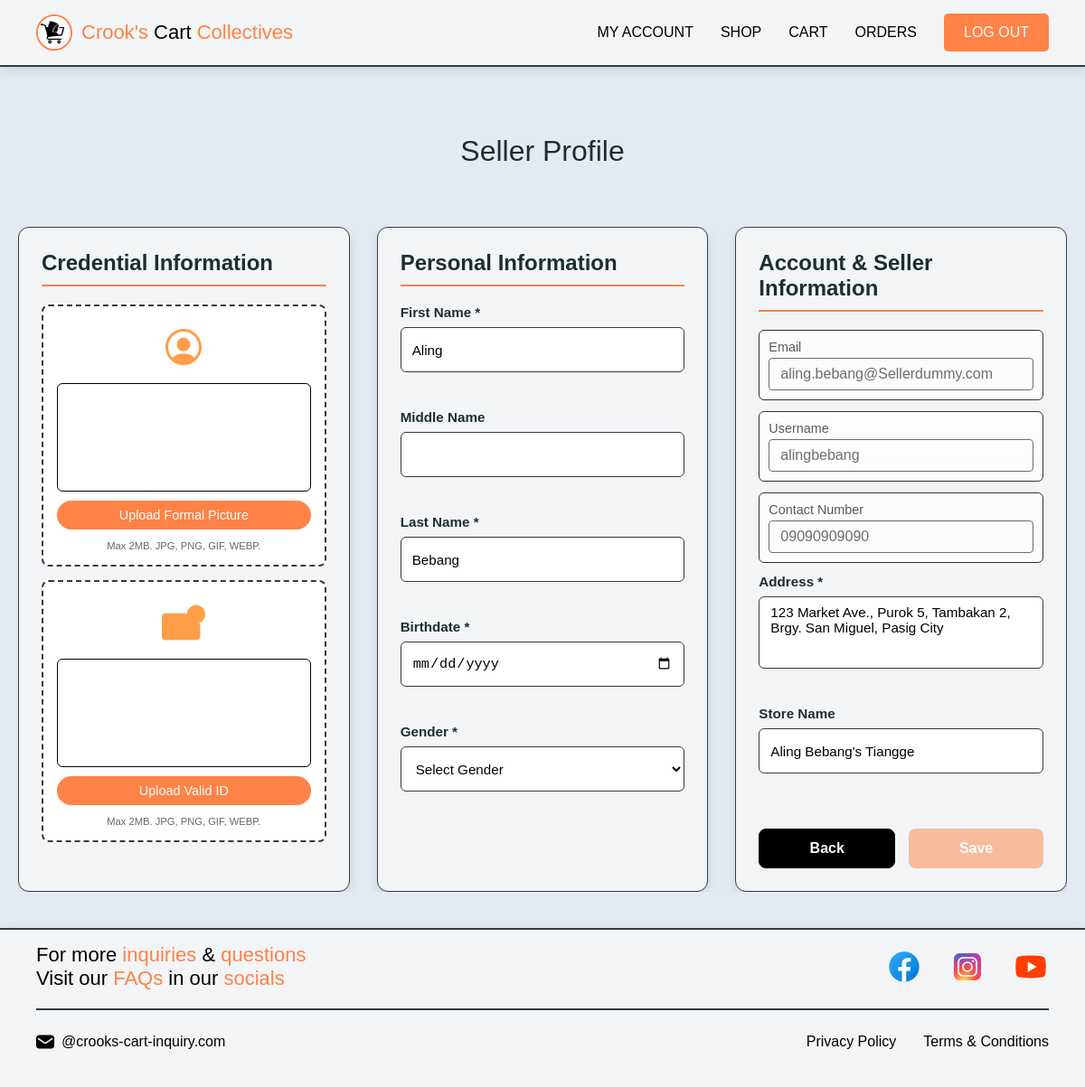
The page /pages/seller-fill-form.php (signed in) on the database its author committed.
### tables this page shows
CREATE TABLE sellers (
    seller_id INT AUTO_INCREMENT PRIMARY KEY,
    user_id INT NOT NULL UNIQUE,
    business_name VARCHAR(50),
    identity_path VARCHAR(120),
    id_document_path VARCHAR(120),
    is_verified ENUM('pending', 'verified', 'rejected') DEFAULT 'pending',
    date_applied TIMESTAMP DEFAULT CURRENT_TIMESTAMP,
    verification_date TIMESTAMP NULL DEFAULT NULL,
    FOREIGN KEY (user_id)
        REFERENCES users(user_id)
        ON DELETE CASCADE,
    INDEX idx_seller_user (user_id),
    INDEX idx_verification_status (is_verified)
) COMMENT='Seller accounts with verification status';

CREATE TABLE users (
    user_id INT AUTO_INCREMENT PRIMARY KEY,
    first_name VARCHAR(30) NOT NULL,
    middle_name VARCHAR(30),
    last_name VARCHAR(30) NOT NULL,
    email VARCHAR(100) UNIQUE NOT NULL,
    username VARCHAR(30) UNIQUE NOT NULL,
    password VARCHAR(60) NOT NULL,
    birthdate DATE,
    gender ENUM('Male', 'Female', 'Other'),
    contact_number VARCHAR(13),
    address VARCHAR(150),
    profile_picture VARCHAR(120),
    date_created TIMESTAMP DEFAULT CURRENT_TIMESTAMP,
    INDEX idx_email (email),
    INDEX idx_username (username),
    INDEX idx_contact (contact_number)
) COMMENT='Stores all user account information';

### database/data-storage-handler.php (called while the page is built, shortened)
<?php
function getFileUrl($path, $filename = null) {
    if ($filename !== null) {
        $fullPath = rtrim($path, '/') . '/' . $filename;
    } else {
        $fullPath = $path;
    }
    if (strpos($fullPath, 'Crooks-Data-Storage/') === 0) {
        return '../database/data-storage-handler.php?action=serve&path=' . urlencode($fullPath);
    }
    return '../' . $fullPath;
}
?>

### pages/seller-fill-form.php (the view, shortened to what this page needs)
<?php
require_once('../database/database-connect.php');
require_once('../database/data-storage-handler.php');
$userId = $_SESSION['user_id'];
$stmt = $connection->prepare("SELECT * FROM users WHERE user_id = ?");
$stmt->execute([$userId]);
$user = $stmt->fetch(PDO::FETCH_ASSOC);
$stmt = $connection->prepare("SELECT * FROM sellers WHERE user_id = ?");
$stmt->execute([$userId]);
$seller = $stmt->fetch(PDO::FETCH_ASSOC);
$isSeller = !empty($seller);
function getVerificationFileUrl($path) {
    return getFileUrl($path);
}
$identityUrl = '';
$idDocumentUrl = '';
if ($isSeller) {
    if (!empty($seller['identity_path'])) {
        $identityUrl = getVerificationFileUrl($seller['identity_path']);
    }
    if (!empty($seller['id_document_path'])) {
        $idDocumentUrl = getVerificationFileUrl($seller['id_document_path']);
    }
}
?>
<!DOCTYPE html>
<html lang="en">
<head>
    <link rel="stylesheet" href="../styles/header.css">
    <link rel="stylesheet" href="../styles/seller-registration.css">
    <link rel="stylesheet" href="../styles/footer.css">
</head>
<body>
    <?php include_once('header.php'); ?>
    <div class="content">
        <div class="pageTitleHeader"><?= $isSeller ? 'Seller Profile' : 'Seller Registration' ?></div>
        <form id="sellerFillForm" class="seller-fill-container" method="POST" enctype="multipart/form-data">
            <div class="form-section credential-section">
                <h3>Credential Information</h3>
                <div class="upload-row">
                    <div class="upload-box" id="identityUploadBox">
                        <div class="upload-icon">
                            <img src="../assets/image/icons/user-profile-circle.svg" alt="Formal picture">
                        </div>
                        <div class="upload-preview" id="identityPreview" style="<?= $identityUrl ? 'background-image: url(' . htmlspecialchars($identityUrl) . ');' : '' ?>"></div>
                        <label for="identity_photo" class="upload-label">
                            <span class="upload-text">Upload Formal Picture</span>
                        </label>
                        <div class="help-text">Max 2MB. JPG, PNG, GIF, WEBP.</div>
                    </div>
                    <div class="upload-box" id="idDocumentUploadBox">
                        <div class="upload-icon">
                            <img src="../assets/image/icons/submit-valid-id-icon.png" alt="Valid ID">
                        </div>
                        <div class="upload-preview" id="idDocumentPreview" style="<?= $idDocumentUrl ? 'background-image: url(' . htmlspecialchars($idDocumentUrl) . ');' : '' ?>"></div>
                        <label for="id_document" class="upload-label">
                            <span class="upload-text">Upload Valid ID</span>
                        </label>
                        <div class="help-text">Max 2MB. JPG, PNG, GIF, WEBP.</div>
                    </div>
                </div>
            </div>
            <div class="form-section personal-section">
                <h3>Personal Information</h3>
                <div class="form-group">
                    <label for="first_name">First Name *</label>
                    <input type="text" id="first_name" name="first_name" required
                           value="<?= htmlspecialchars($user['first_name'] ?? '', ENT_QUOTES, 'UTF-8') ?>">
                    <div class="error-message" id="firstNameError"></div>
                </div>
                <div class="form-group">
                    <label for="middle_name">Middle Name</label>
                    <input type="text" id="middle_name" name="middle_name"
                           value="<?= htmlspecialchars($user['middle_name'] ?? '', ENT_QUOTES, 'UTF-8') ?>">
                    <div class="error-message" id="middleNameError"></div>
                </div>
                <div class="form-group">
                    <label for="last_name">Last Name *</label>
                    <input type="text" id="last_name" name="last_name" required
                           value="<?= htmlspecialchars($user['last_name'] ?? '', ENT_QUOTES, 'UTF-8') ?>">
                    <div class="error-message" id="lastNameError"></div>
                </div>
                <div class="form-group">
                    <label for="birthdate">Birthdate *</label>
                    <input type="date" id="birthdate" name="birthdate" required
                           value="<?= htmlspecialchars($user['birthdate'] ?? '', ENT_QUOTES, 'UTF-8') ?>"
                           max="<?= date('Y-m-d', strtotime('-13 years')) ?>">
                    <div class="error-message" id="birthdateError"></div>
                </div>
                <div class="form-group">
                    <label for="gender">Gender *</label>
                    <select id="gender" name="gender" required>
                        <option value="">Select Gender</option>
                    </select>
                    <div class="error-message" id="genderError"></div>
                </div>
            </div>
            <div class="form-section combined-section">
                <h3>Account & Seller Information</h3>
                <div class="info-group">
                    <label>Email</label>
                    <p class="info-value"><?= htmlspecialchars($user['email'] ?? '', ENT_QUOTES, 'UTF-8') ?></p>
                </div>
                <div class="info-group">
                    <label>Username</label>
                    <p class="info-value"><?= htmlspecialchars($user['username'] ?? '', ENT_QUOTES, 'UTF-8') ?></p>
                </div>
                <div class="info-group">
                    <label>Contact Number</label>
                    <p class="info-value"><?= htmlspecialchars($user['contact_number'] ?? '', ENT_QUOTES, 'UTF-8') ?></p>
                </div>
                <div class="form-group full-width">
                    <label for="address">Address *</label>
                    <textarea id="address" name="address" rows="3" required><?= htmlspecialchars($user['address'] ?? '', ENT_QUOTES, 'UTF-8') ?></textarea>
                    <div class="error-message" id="addressError"></div>
                </div>
                <div class="form-group">
                    <label for="business_name">Store Name</label>
                    <input type="text" id="business_name" name="business_name"
                           value="<?= htmlspecialchars($seller['business_name'] ?? '', ENT_QUOTES, 'UTF-8') ?>"
                           placeholder="Your store name (optional)">
                    <div class="error-message" id="businessNameError"></div>
                </div>
                <div class="column-actions">
                    <button type="button" id="backCancelBtn" class="btn btn-secondary">Back</button>
                    <button type="submit" id="saveSellerBtn" class="btn btn-primary" disabled>Save</button>
                </div>
            </div>
        </form>
    </div>
    <?php include_once('footer.php'); ?>
</body>
</html>

### styles/header.css (style rules this page uses)
:root { --size-logo-height: 40px; --size-button-padding: 10px 20px; --size-button-radius: 5px; --size-navigation-gap: 30px; --size-header-padding: 15px 40px; --size-mobile-menu-max-width: 270px; --color-background-A: #e4eaf2; --color-background-B: #f2f4f6; --color-background-C: #000000; --color-linear-gradient-A: #a49bf8, #b8b9fa, #dbd5fd, #43c9fb; --color-text-A: #000000; --color-text-B: #ffffff; --color-text-C: #1e2e2f; --color-accent-A: #ff8246; --color-hover-A: #e8693d; --color-border-A: #363940; --effect-glow-A: 0 0 10px rgba(0, 0, 0, 0.2); --effect-glow-B: 0 0 10px rgba(211, 94, 53, 0.7); --effect-box-shadow-default: 0 2px 6px rgba(0, 0, 0, 0.15); --effect-transition-default: all 0.3s ease-in-out; --font-family-base: Arial, sans-serif; --font-size-base: 16px; --font-size-title: 22px; --font-weight-bold: 400; }
body { margin: 0; padding: 0; overflow-x: hidden; background-color: var(--color-background-A); color: var(--color-text-A); font-family: var(--font-family-base); transition: opacity 0.5s ease-in-out, transform 0.5s ease-in-out; }
html { -ms-overflow-style: none; scrollbar-width: none; }

### styles/sign-out.css (style rules this page uses)
:root { --effect-box-shadow-default: 0 4px 12px rgba(0, 0, 0, 0.1); --effect-box-shadow-hover: 0 8px 25px rgba(0, 0, 0, 0.15); --effect-transition-default: all 0.3s ease; --effect-glow-B: 0 0 10px rgba(255, 130, 70, 0.4); }

### rows shown on the page
sellers: business_name "Aling Bebang's Tiangge"
users: first_name "Aling", last_name "Bebang", email "aling.bebang@Sellerdummy.com", username "alingbebang", contact_number "09090909090", address "123 Market Ave., Purok 5, Tambakan 2, Brgy. San Miguel, Pasig City"
